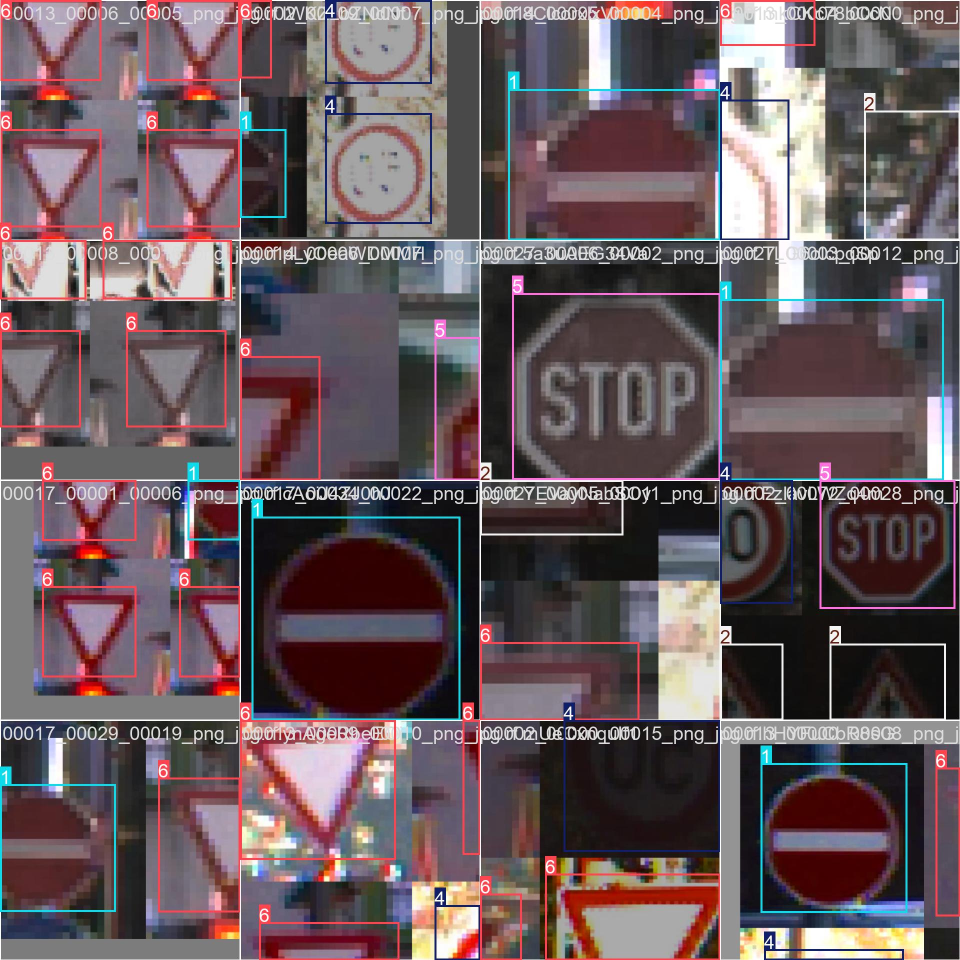
#> input picture server/model/traffic_sign_v2/train_batch0.jpg, 1920 x 1920 px (shown at 1/2 size)
$ python -i preprocessing.py   (imports and definitions only)
#> lines starting #> are read from the running program, lines starting #| are printed output that depends on the picture
#> in load_and_preprocess_image, image is the input picture: shape (1920, 1920, 3); mean B, G, R 92.6, 88, 103.4
"""
Image Preprocessing Utilities for Traffic Sign Recognition
Handles all preprocessing steps for the CNN model
"""

import cv2
import numpy as np
from typing import Tuple, Optional
import logging

logger = logging.getLogger(__name__)

# Standard image size for the model
IMG_SIZE = (32, 32)


def resize_image(image: np.ndarray, size: Tuple[int, int] = IMG_SIZE) -> np.ndarray:
    """
    Resize image to standard input size

    Args:
        image: Input image as numpy array
        size: Target size (width, height)

    Returns:
        Resized image
    """
#> called with size = (32, 32)
    return cv2.resize(image, size)
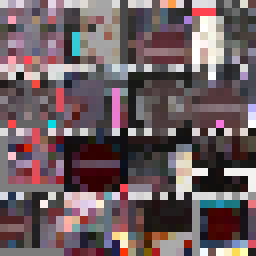
#> returned value: shape (32, 32, 3) (shown 8 times larger); mean of channels 0, 1, 2 97, 93.3, 109.2; drawn as B, G, R


def normalize_image(image: np.ndarray) -> np.ndarray:
    """
    Normalize pixel values to [0, 1] range

    Args:
        image: Input image with pixel values [0, 255]

    Returns:
        Normalized image with values [0, 1]
    """
    return image.astype(np.float32) / 255.0
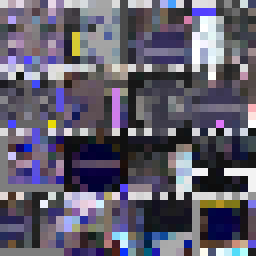
#> returned value: shape (32, 32, 3) float32 (shown 8 times larger); mean of channels 0, 1, 2 0.428, 0.366, 0.38; drawn as B, G, R


# [171 lines left out: functions convert_color_space, apply_gaussian_blur, adjust_brightness, rotate_image, flip_image, apply_clahe and 2 more, not called in this run]


def preprocess_for_inference(image: np.ndarray) -> np.ndarray:
    """
    Complete preprocessing pipeline for inference (no augmentation)

    Args:
        image: Input image

    Returns:
        Preprocessed image ready for model input
    """
    # Resize to standard size
    img = resize_image(image)

    # Convert BGR to RGB
    img = cv2.cvtColor(img, cv2.COLOR_BGR2RGB)

    # Normalize
    img = normalize_image(img)

    # Add batch dimension
    img = np.expand_dims(img, axis=0)

    return img


def load_and_preprocess_image(image_path: str, for_training: bool = False) -> np.ndarray:
    """
    Load image from file and preprocess it.

    Supports multiple formats: PPM, JPEG, PNG, GIF, WebP, BMP, TIFF

    Args:
        image_path: Path to image file
        for_training: Whether this is for training (applies augmentation)

    Returns:
        Preprocessed image

    Raises:
        ValueError: If image cannot be loaded
    """
    import os

    image_path = str(image_path)

    # Load image based on file extension
    file_ext = os.path.splitext(image_path)[1].lower()

    # Try OpenCV first (handles most formats)
    image = cv2.imread(image_path)

    # If OpenCV fails, try PIL for additional format support
    if image is None:
        try:
            from PIL import Image
            img_pil = Image.open(image_path)
            # Convert RGBA to RGB if necessary
            if img_pil.mode == 'RGBA':
                # Create white background
                background = Image.new('RGB', img_pil.size, (255, 255, 255))
                background.paste(img_pil, mask=img_pil.split()[3])
                img_pil = background
            elif img_pil.mode != 'RGB':
                img_pil = img_pil.convert('RGB')

            # Convert PIL Image to numpy array (PIL uses RGB, OpenCV uses BGR)
            image = cv2.cvtColor(np.array(img_pil), cv2.COLOR_RGB2BGR)
        except Exception as e:
            raise ValueError(f"Failed to load image from {image_path}: {e}")

    if image is None:
        raise ValueError(f"Failed to load image from {image_path}")

    # Preprocess
    if for_training:
        return preprocess_for_training(image, augment=True)
    return preprocess_for_inference(image)


# [29 lines left out: function batch_preprocess_images, not called in this run]


# Class labels for GTSRB dataset
CLASS_LABELS = {
    0: "Speed Limit 20",
    1: "Speed Limit 30",
    2: "Speed Limit 50",
    3: "Speed Limit 60",
    4: "Speed Limit 70",
    5: "Speed Limit 80",
    6: "End of Speed Limit 80",
    7: "Speed Limit 100",
    8: "Speed Limit 120",
    9: "No Passing",
    10: "No Passing for vehicles over 3.5 tons",
    11: "Right-of-way at next intersection",
    12: "Priority road",
    13: "Yield",
    14: "Stop",
    15: "No vehicles",
    16: "No vehicles over 3.5 tons",
    17: "No entry",
    18: "General danger",
    19: "Curve left",
    20: "Curve right",
    21: "Double curve",
    22: "Bumpy road",
    23: "Slippery road",
    24: "Road narrows",
    25: "Road work",
    26: "Traffic signals",
    27: "Pedestrians",
    28: "Children",
    29: "Bicycles",
    30: "Snow or ice",
    31: "Wild animals",
    32: "End of all restrictions",
    33: "Turn right ahead",
    34: "Turn left ahead",
    35: "Ahead only",
    36: "Go straight or right",
    37: "Go straight or left",
    38: "Keep right",
    39: "Keep left",
    40: "Roundabout mandatory",
    41: "End of no passing",
    42: "End of no passing for vehicles over 3.5 tons"
}


def get_class_label(class_id: int) -> str:
    """Get human-readable label for traffic sign class"""
    return CLASS_LABELS.get(class_id, f"Unknown Class {class_id}")

>>> result = load_and_preprocess_image('../model/traffic_sign_v2/train_batch0.jpg')

$ run again, on server/model/traffic_sign_v2/train_batch1.jpg
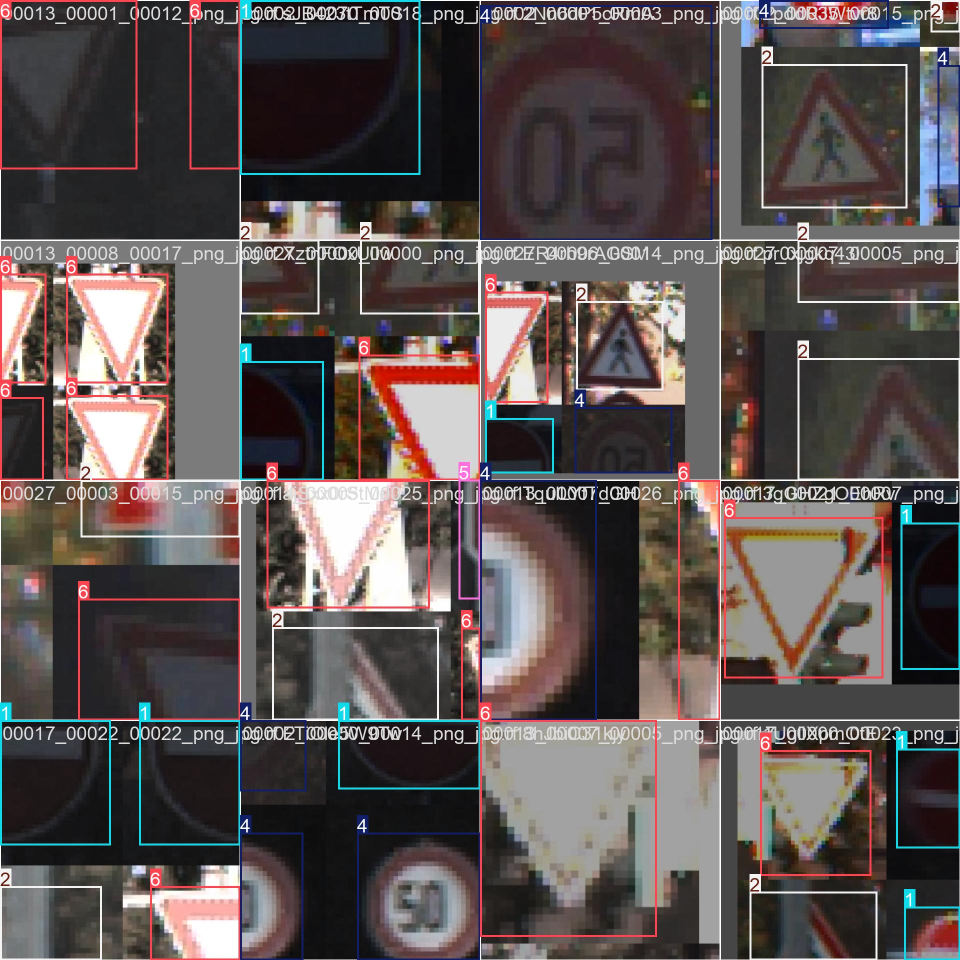
#> input picture server/model/traffic_sign_v2/train_batch1.jpg, 1920 x 1920 px (shown at 1/2 size)
#> in load_and_preprocess_image, image is the input picture: shape (1920, 1920, 3); mean B, G, R 81.4, 82.2, 90.9
#> in resize_image, `return cv2.resize(image, size)`:
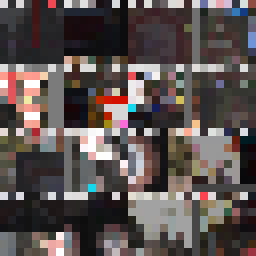
#> returned value: shape (32, 32, 3) (shown 8 times larger); mean of channels 0, 1, 2 80.6, 82.4, 91.7; drawn as B, G, R
#> in normalize_image, `return image.astype(np.float32) / 255.0`:
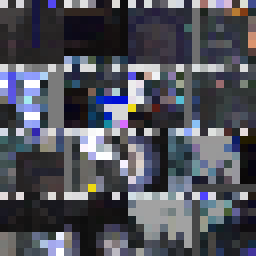
#> returned value: shape (32, 32, 3) float32 (shown 8 times larger); mean of channels 0, 1, 2 0.359, 0.323, 0.316; drawn as B, G, R
